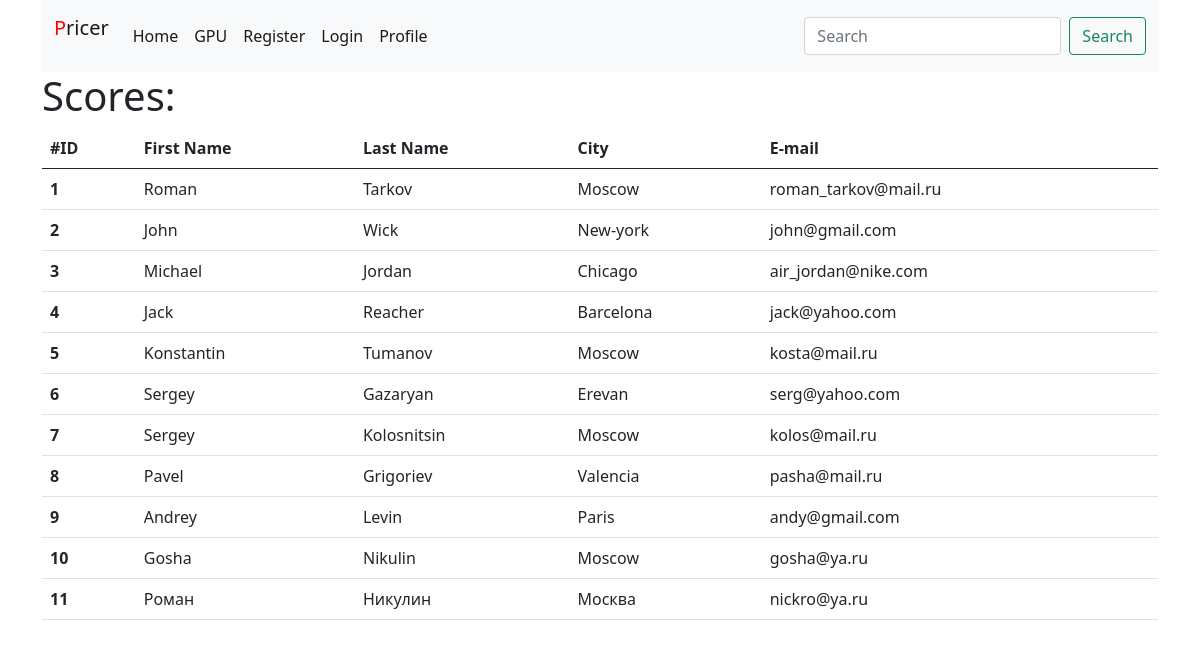
/index, run on the app's committed database.
### webapp/model.py (models this page shows, shortened)
class User(db.Model, UserMixin):
    id = db.Column(db.Integer, primary_key=True)
    email = db.Column(db.String(50), unique=True)
    password = db.Column(db.String(500), nullable=True)  # не пустое, под хеш пароля
    role = db.Column(db.String(10), index=True)
    firstname = db.Column(db.String(50))
    lastname = db.Column(db.String(50))
    city = db.Column(db.String(100))
    date = db.Column(db.DateTime, default=datetime.utcnow)

### webapp/__init__.py (the view)
    @app.route('/')
    @app.route('/index')
    def index():
        title = 'Pricer'
        users = User.query.all()
        if users:
            print(len(users))
        else:
            print('we lost users')
        return render_template('index.html', page_title=title, users=users, menu=menu)

### webapp/templates/index.html (shortened to what this page needs)
{% extends 'base.html' %}
{% block content %}
{{ super() }}
<div class="container">
    {% if users %}
    <div class="row">
        <div class="col">
            <h1>Scores:</h1>
            <table class="table">
                <thead>
                    <tr>
                        <th scope="col">#ID</th>
                        <th scope="col">First Name</th>
                        <th scope="col">Last Name</th>
                        <th scope="col">City</th>
                        <th scope="col">E-mail</th>
                    </tr>
                </thead>
                <tbody>
                    {% for user in users %}
                    <tr>
                        <th scope="row">{{ user['id'] }}</th>
                        <td>{{ user['firstname'].capitalize()}}</td>
                        <td>{{ user['lastname'].capitalize()}}</td>
                        <td>{{ user['city'].capitalize() }}</td>
                        <td>{{ user['email'] }}</td>
                    </tr>
                    {% endfor %}
                </tbody>
            </table>
        </div>
    </div>
    {% else %}
    <div class="row">
        <h1>Сервис временно недоступен. Попробуйте позднее.</h1>
    </div>
    {% endif %}
</div>
{% endblock %}

### webapp/templates/base.html (shortened to what this page needs)
<!doctype html>
<html lang="en">
    <head>
        <link href="https://cdn.jsdelivr.net/npm/bootstrap@5.0.0-beta2/dist/css/bootstrap.min.css" rel="stylesheet">
        <link href="/static/style.css" rel="stylesheet">
    </head>
        <body>
        {% block content -%}
            {% block mainmenu -%}
            {% if menu %}
            <div class="container">
                <nav class="navbar navbar-expand-lg navbar-light bg-light">
                    <div class="container-fluid">
                        <a class="navbar-brand" href="/">
                            <p class="own-logo">Pricer</p>
                        </a>
                        <div class="collapse navbar-collapse" id="navbarSupportedContent">
                            <ul class="navbar-nav me-auto mb-2 mb-lg-0">
                                {% for title, url in menu.items() %}
                                <li class="nav-item">
                                    <a class="nav-link active" href="{{ url }}">{{ title }}</a>
                                </li>
                                {% endfor %}
                            </ul>
                            <form class="d-flex">
                                <input class="form-control me-2" type="search" placeholder="Search" aria-label="Search">
                                <button class="btn btn-outline-success" type="submit">Search</button>
                            </form>
                        </div>
                    </div>
                </nav>
            </div>
            {% endif %}
            {% endblock mainmenu -%}
        {% endblock %}
    </body>
</html>

### webapp/static/style.css (style rules this page uses)
p.own-logo:first-letter { color:red; }

### data on the page
User: id "1", firstname "Roman", lastname "Tarkov", city "Moscow", email "roman_tarkov@mail.ru"
User: id "2", firstname "John", lastname "Wick", city "New-york", email "john@gmail.com"
User: id "3", firstname "Michael", lastname "Jordan", city "Chicago", email "air_jordan@nike.com"
User: id "4", firstname "Jack", lastname "Reacher", city "Barcelona", email "jack@yahoo.com"
User: id "5", firstname "Konstantin", lastname "Tumanov", city "Moscow", email "kosta@mail.ru"
User: id "6", firstname "Sergey", lastname "Gazaryan", city "Erevan", email "serg@yahoo.com"
User: id "7", firstname "Sergey", lastname "Kolosnitsin", city "Moscow", email "kolos@mail.ru"
User: id "8", firstname "Pavel", lastname "Grigoriev", city "Valencia", email "pasha@mail.ru"
User: id "9", firstname "Andrey", lastname "Levin", city "Paris", email "andy@gmail.com"
User: id "10", firstname "Gosha", lastname "Nikulin", city "Moscow", email "gosha@ya.ru"
User: id "11", firstname "Роман", lastname "Никулин", city "Москва", email "nickro@ya.ru"

### other printed values
{{ title }} "Home" "GPU" "Register" "Login" "Profile"
